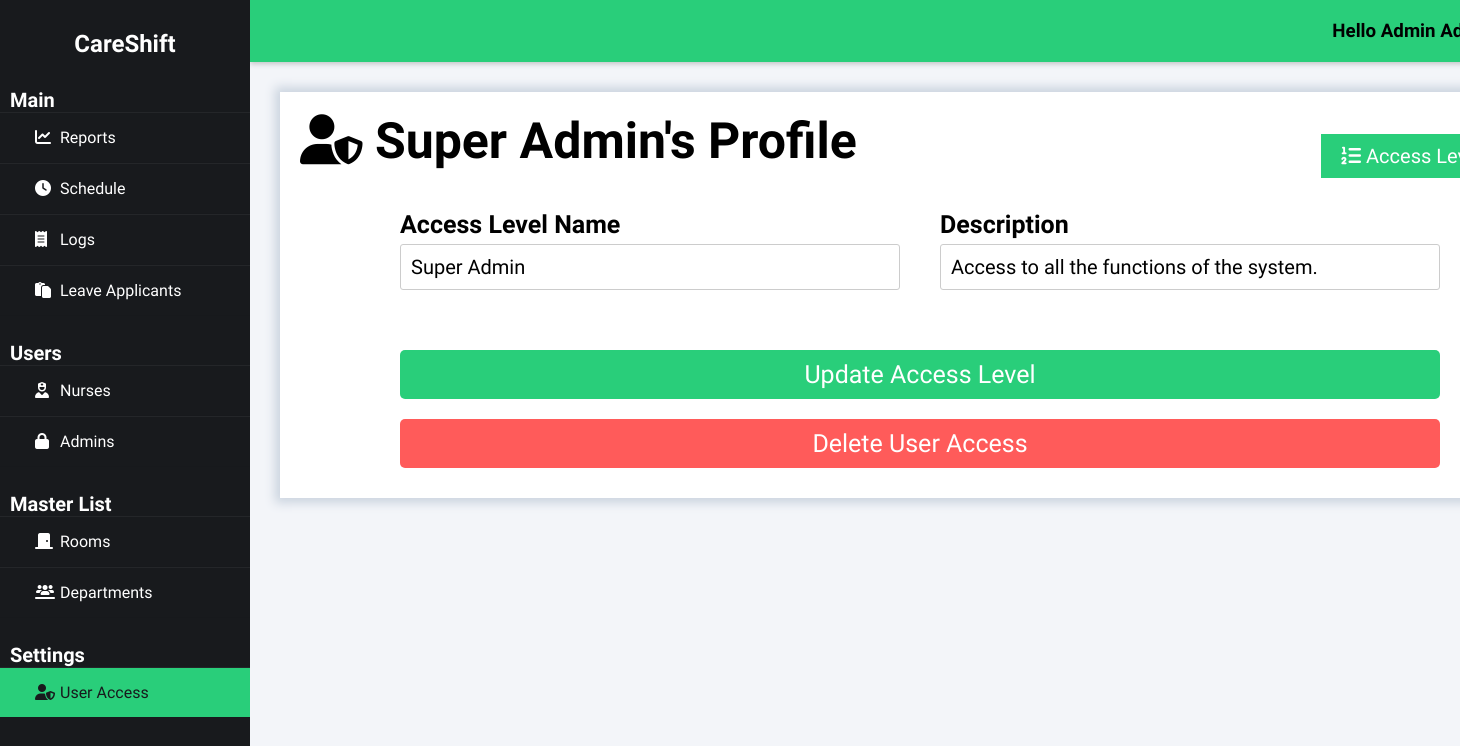
The app's page /index.php?page=useraccess&subpage=profile&id=1 (signed in) with its own data.
### tables this page shows
CREATE TABLE `useraccess` (
  `useraccess_id` int(50) NOT NULL auto_increment,
  `useraccess_name` varchar(50) NOT NULL,
  `useraccess_desc` varchar(255) NOT NULL,
  PRIMARY KEY  (`useraccess_id`)
);

### class/class.admin.php (called while the page is built, shortened)
<?php
class Admin{
	private $DB_SERVER='localhost';
	private $DB_USERNAME='root';
	private $DB_PASSWORD='';
	private $DB_DATABASE='db_careshift';
	private $conn;
	public function __construct(){
		$this->conn = new PDO("mysql:host=".$this->DB_SERVER.";dbname=".$this->DB_DATABASE,$this->DB_USERNAME,$this->DB_PASSWORD);
	}
	function get_id_by_username($username){
		$sql="SELECT adm_id FROM admin WHERE adm_username = :username";
		$q = $this->conn->prepare($sql);
		$q->execute(['username' => $username]);
		$id = $q->fetchColumn();
		return $id;
	}
	function get_fname($id){
		$sql="SELECT adm_fname FROM admin WHERE adm_id = :id";
		$q = $this->conn->prepare($sql);
		$q->execute(['id' => $id]);
		$fname = $q->fetchColumn();
		return $fname;
	}
	function get_lname($id){
		$sql="SELECT adm_lname FROM admin WHERE adm_id = :id";
		$q = $this->conn->prepare($sql);
		$q->execute(['id' => $id]);
		$lname = $q->fetchColumn();
		return $lname;
	}
}
?>

### class/class.useraccess.php (called while the page is built, shortened)
<?php
class UserAccess{
	private $DB_SERVER='localhost';
	private $DB_USERNAME='root';
	private $DB_PASSWORD='';
	private $DB_DATABASE='db_careshift';
	private $conn;
	public function __construct(){
		$this->conn = new PDO("mysql:host=".$this->DB_SERVER.";dbname=".$this->DB_DATABASE,$this->DB_USERNAME,$this->DB_PASSWORD);
	}
	function get_useraccess_name($id){
		$sql="SELECT useraccess_name FROM useraccess WHERE useraccess_id = :id";
		$q = $this->conn->prepare($sql);
		$q->execute(['id' => $id]);
		$useraccess_name = $q->fetchColumn();
		return $useraccess_name;
	}
	function get_useraccess_desc($id){
		$sql="SELECT useraccess_desc FROM useraccess WHERE useraccess_id = :id";
		$q = $this->conn->prepare($sql);
		$q->execute(['id' => $id]);
		$useraccess_desc = $q->fetchColumn();
		return $useraccess_desc;
	}
}
?>

### index.php (the view, shortened to what this page needs)
<?php
include_once 'class/class.admin.php';
include_once 'class/class.useraccess.php';
$page = (isset($_GET['page']) && $_GET['page'] != '') ? $_GET['page'] : 'reports';
$admin = new Admin();
$useraccess = new UserAccess();
$admin_id = $admin->get_id_by_username($_SESSION['adm_username']);
?>
<!DOCTYPE html>
<html>
<head>
    <link rel="stylesheet" href="css/styles.css">
    <link rel="stylesheet" href="https://cdnjs.cloudflare.com/ajax/libs/fullcalendar/3.4.0/fullcalendar.css" />
</head>
<body>
    <div class="wrapper">
        <div class="sidebar">
            <h2>CareShift</h2>
            <ul>
                <h3>Main</h3>
                <li><a href="index.php?page=reports" class="<?= $page == 'reports' ? 'active' : '' ?>"><i class="fas fa-solid fa-chart-line"></i>Reports</a></li>
                <li><a href="index.php?page=schedule" class="<?= $page == 'schedule' ? 'active' : '' ?>"><i class="fas fa-solid fa-clock"></i>Schedule</a></li>
                <li><a href="index.php?page=logs" class="<?= $page == 'logs' ? 'active' : '' ?>"><i class="fas fa-solid fa-receipt"></i>Logs</a></li>
                <li><a href="index.php?page=leave" class="<?= $page == 'leave' ? 'active' : '' ?>"><i class="fas fa-regular fa-paste"></i></i></i>Leave Applicants</a></li>
                <h3>Users</h3>
                <li><a href="index.php?page=nurses" class="<?= $page == 'nurses' ? 'active' : '' ?>"><i class="fas fa-solid fa-user-nurse"></i>Nurses</a></li>
                <li><a href="index.php?page=admins" class="<?= $page == 'admins' ? 'active' : '' ?>"><i class="fas fa-lock" aria-hidden="true"></i></i>Admins</a></li>
                <h3>Master List</h3>
                <li><a href="index.php?page=rooms" class="<?= $page == 'rooms' ? 'active' : '' ?>"><i class="fas fa-solid fa-door-closed"></i>Rooms</a></li>
                <li><a href="index.php?page=departments" class="<?= $page == 'departments' ? 'active' : '' ?>"><i class="fas fa-solid fa-users-line"></i>Departments</a></li>
                <h3>Settings</h3>
                <li><a href="index.php?page=useraccess" class="<?= $page == 'useraccess' ? 'active' : '' ?>"><i class="fas fa-solid fa-user-shield"></i>User Access</a></li>
            </ul>
        </div>
        <div class="body">
            <div class="header">
                <h3>Hello <?php echo $admin->get_fname($admin_id).' '.$admin->get_lname($admin_id);?>!</h3>
            </div>
            <div class="main_content">
                <?php
                    switch($page){
                    case 'useraccess':
                        require_once 'useraccess-module/index.php';
                    break;
                    }
                ?>
            </div>
        </div>
    </div>
</body>
</html>

### useraccess-module/profile.php (shortened to what this page needs)
<div class="heading">
    <h1><i class="fas fa-solid fa-user-shield"></i>&nbsp<?php echo $useraccess->get_useraccess_name($id).'\'s ';?>Profile</h1>
    <a href="index.php?page=useraccess" class="right_button"><i class="fa fa-list-ol" aria-hidden="true"></i>&nbspAccess Level List</a>
</div>
<div class="add_form_wrapper">
<form class="add_form" action="processes/process.useraccess.php?action=update" method="POST">
    <div class="form_wrapper">
        <div class="add_form_left">
            <label for="useraccess_name">Access Level Name</label>
            <input type="text" id="useraccess_name" name="useraccess_name" value="<?php echo $useraccess->get_useraccess_name($id);?>" required>
        </div>
        <div class="add_form-right">
            <label for="useraccess_desc">Description</label>
            <input type="text" id="useraccess_desc" name="useraccess_desc" value="<?php echo $useraccess->get_useraccess_desc($id);?>" required>
        </div>
    </div>
    <button type="submit" class="submit-btn">Update Access Level</button>
</form>
<form action="processes/process.useraccess.php?action=delete" method="POST">
    <button type="submit" class="delete-btn">Delete User Access</button>
</form>
</div>

### css/styles.css (style rules this page uses)
* { margin: 0; padding: 0; box-sizing: border-box; list-style: none; text-decoration: none; font-family: "Afacad Flux", sans-serif; }
body { background: #f3f5f9; }
.wrapper { display: flex; position: relative; }
.wrapper .sidebar { position: fixed; width: 250px; height: 100%; background: #181a1d; padding: 30px 0; z-index: 999; }
.wrapper .sidebar h2 { color: white; text-align: center; margin-bottom: 30px; }
.wrapper .sidebar h3 { color: white; font-size: 20px; margin-top: 25px; margin-left: 10px; }
.wrapper .sidebar ul li { border-bottom: 1px solid rgba(0, 0, 0, 0.05); border-top: 1px solid rgba(255, 255, 255, 0.05); }
.wrapper .sidebar ul li a { color: white; display: block; padding: 15px 15px 15px 35px; }
.wrapper .sidebar ul li a .fas { width: 25px; }
.wrapper .sidebar ul li a.active { background-color: #29ce7a; color: #181a1d; }
.wrapper .sidebar ul li a.active .fas { color: #181a1d; }
.wrapper .body { width: 100%; margin-left: 250px; }
.wrapper .body .header { padding: 20px; background: #29ce7a; display: flex; justify-content: flex-end; gap: 20px; align-items: center; position: sticky; top: 0; z-index: 100; box-shadow: 0 2px 5px rgba(0, 0, 0, 0.2); }
.wrapper .body .header h3 { margin: 0; }
.wrapper .body .main_content { padding: 0px 30px 0px 30px; }
.wrapper .body .main_content h1 { font-size: 50px; margin-bottom: 30px; width: 80%; }
.wrapper .body .main_content .content_wrapper .heading { display: flex; justify-content: space-between; align-items: center; }
.heading .right_button { padding: 10px 20px; background-color: #29ce7a; color: white; border: none; cursor: pointer; font-size: 20px; }
.add_form_wrapper { margin: 10px 100px 10px 100px; }
.add_form { display: flex; justify-content: space-between; flex-wrap: wrap; gap: 40px; margin-bottom: 20px; }
.form_wrapper { display: flex; justify-content: space-between; gap: 40px; width: 100%; }
.add_form_left, .add_form-right { width: 500px; display: flex; flex-direction: column; flex: 1; }
label { margin-bottom: 5px; font-weight: bold; font-size: 25px; }
.add_form input[type="text"], .add_form input[type="number"], .add_form input[type="email"], .add_form input[type="tel"], .add_form input[type="date"], .add_form input[type="time"], .add_form select { width: 100%; padding: 10px; margin-bottom: 15px; border: 1px solid #ccc; border-radius: 3px; font-size: 20px; }
.submit-btn { padding: 10px 20px; background-color: #29ce7a; color: white; border: none; border-radius: 5px; font-size: 25px; cursor: pointer; display: block; width: 100%; text-align: center; }
.delete-btn { padding: 10px 20px; background-color: #ff5b5a; color: white; border: none; border-radius: 5px; font-size: 25px; cursor: pointer; display: block; width: 100%; text-align: center; }

### records on screen
useraccess: useraccess_name "Super Admin", useraccess_desc "Access to all the functions of the system."

### other values on screen
$admin->get_fname($admin_id) "Admin"
